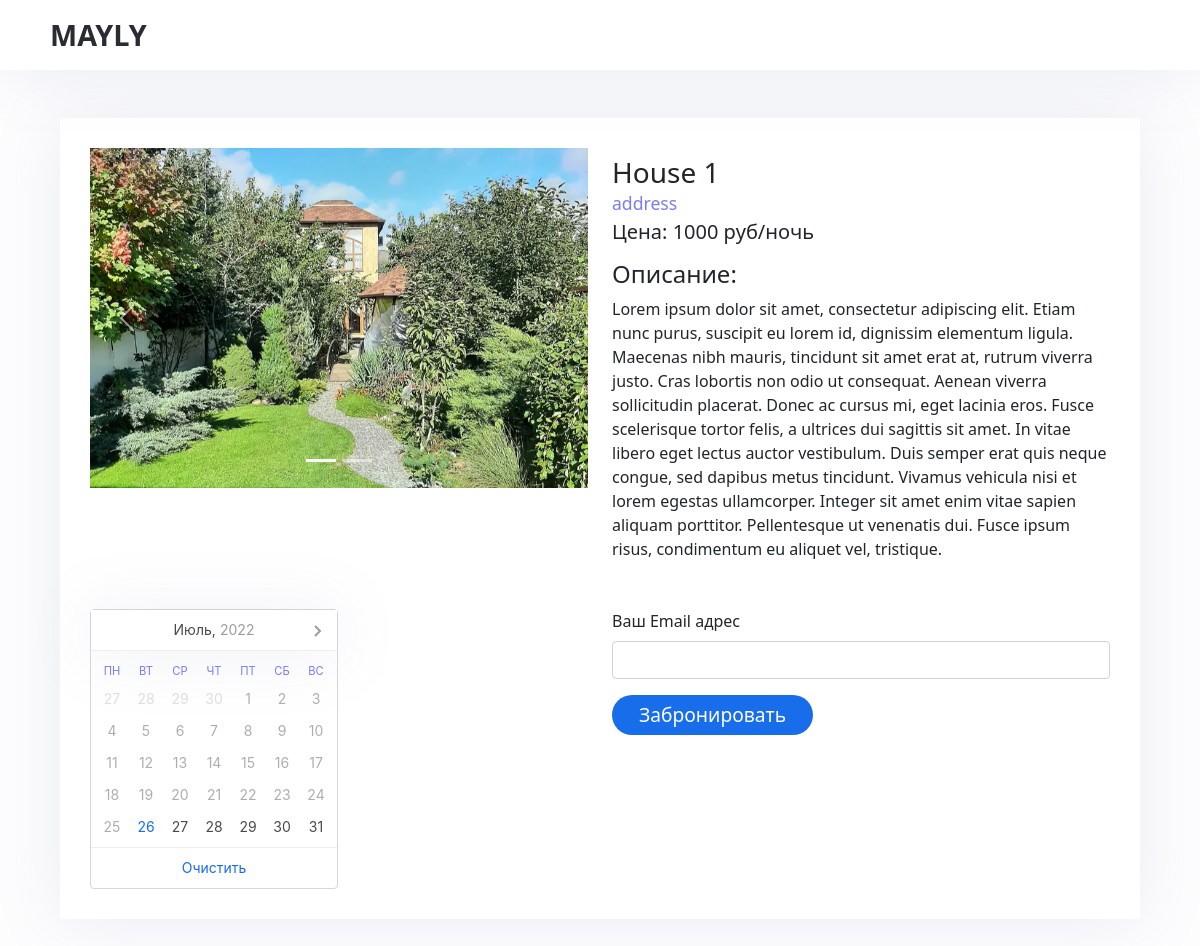
Screenshot of /advertisement/2/ (signed in) with the database file from the repository.
### main_app/models.py (models this page shows, shortened)
class Gallery(models.Model):
    image = models.ImageField(upload_to='gallery')
    apartment = models.ForeignKey(Apartment, on_delete=models.CASCADE, related_name='images')

class Apartment(models.Model):
    TYPE_CHOICES = (
        ('Flat', 'Квартира/Дом'),
        ('Hotel', 'Отель'),
        ('Room_in_hotel', 'Номер'),
        ('Room', 'Комната'),
    )
    type = models.CharField("Тип", choices=TYPE_CHOICES, default='', max_length=50)
    name = models.CharField("Название", default='', null=True, blank=True, max_length=250)
    description = models.TextField("Описание", default='', blank=True)
    is_full = models.BooleanField("Заполненно?", default=False)
    hotel_id = models.CharField("hotel_id", default='', blank=True, max_length=50)
    address = models.TextField("Адрес", default='', blank=True)
    cost = models.IntegerField('Цена', default=1)
    owner_email = models.EmailField('Email хозяина', default='', blank=True)
    are_we_intermediary = models.BooleanField("Мы посредник?", default=False)
    owner_contacts = models.TextField('Контакты хозяина', default='', blank=True)

### main_app/views.py (the view)
# urls.py: path('advertisement/<int:pk>/', views.advertisement_page),
def advertisement_page(request, pk):
    res_data = {'pk': pk, 'apartment': Apartment.objects.get(id=int(pk))}
    d = datetime.date.today()
    if res_data['apartment'].type == 'Hotel':
        res_data['rooms'] = Apartment.objects.filter(hotel_id=pk).filter(is_full=False)
    else:
        booked_days = []
        for j in Reservation.objects.filter(apartment=res_data['apartment']):
            booked_days += get_booked_days(j.start_date, j.end_date)
        res_data['booked_days'] = booked_days
    return render(request, 'main_app/advertisement_page.html', res_data)

### main_app/utilits.py (called while the page is built)
def get_booked_days(sdate, edate):
    sd = datetime.datetime.strptime(str(sdate), "%Y-%m-%d")
    ed = datetime.datetime.strptime(str(edate), "%Y-%m-%d")
    m = []
    ind = 1
    for x in range((ed - sd).days + 1):
        m.append({'date': (sd + datetime.timedelta(days=x)).strftime("%d/%m/%Y"), 'id': ind})
        ind += 1
    return m

### templates/main_app/advertisement_page.html (shortened to what this page needs)
{% extends 'base.html' %}
{% load static %}
{% load custom_filters %}
{% block links %}
    <link rel="stylesheet" href="{% static 'css/main_app/advertisement_page.css' %}">
    <link rel="stylesheet" href="{% static 'css/air-datepicker.css' %}">
{% endblock links %}
{% block content %}
    <div class="container warp">
        <div class="box mt-5 mb-5">
            <div class="row mb-5">
                <div class="col-12 col-lg-6 mb-3 mb-lg-0">
                    <div id="carouselExampleIndicators" class="carousel slide" data-bs-ride="true">
                      <div class="carousel-indicators">
                          {% for img in apartment.images.all %}
                            <button type="button" data-bs-target="#carouselExampleIndicators" data-bs-slide-to='{{forloop.counter0}}' {% if img == apartment.images.all|first %} class="active" {% endif %} aria-current="true" aria-label='Slide {{forloop.counter0|add:"1"}}'></button>
                          {% endfor %}
                      </div>
                      <div class="carousel-inner">
                          {% for img in apartment.images.all %}
                              <div class="carousel-item {% if img == apartment.images.all|first %} active {% endif %}">
                                  <img src="{{ img.image.url }}" class="d-block w-100" alt="...">
                              </div>
                          {% endfor %}
                      </div>
                      <button class="carousel-control-prev" type="button" data-bs-target="#carouselExampleIndicators" data-bs-slide="prev">
                        <span class="carousel-control-prev-icon" aria-hidden="true"></span>
                      </button>
                      <button class="carousel-control-next" type="button" data-bs-target="#carouselExampleIndicators" data-bs-slide="next">
                        <span class="carousel-control-next-icon" aria-hidden="true"></span>
                      </button>
                    </div>
                </div>
                <div class="col-12 col-lg-6">
                    <h3 class="title mt-2">{{ apartment.name }}</h3>
                    {% if apartment.type == 'Room_in_hotel' %}
                        <div class="address mb-1"><a href="/advertisement/{{apartment.hotel_id}}">{{ apartment.address }}</a></div>
                    {% elif apartment.type == 'Hotel' %}
                        <div class="address mb-3">{{ apartment.address }}</div>
                    {% else %}
                        <div class="address mb-1">{{ apartment.address }}</div>
                    {% endif %}
                    {% if apartment.type != 'Hotel' %}
                        <div class="cost mb-3"><h5>Цена: {{ apartment.cost }} руб/ночь</h5></div>
                    {% endif %}
                    <div class="description">
                        <h4 class="mb-2">Описание:</h4>
                        {{ apartment.description|safe }}
                    </div>
                </div>
            </div>
            {% if apartment.type == 'Hotel' %}
                <div class="mb-3">
                    {% if rooms|length != 0 %}
                        <h3 class="text-center mb-5">Номера:</h3>
                    {% endif %}
                    {% for room in rooms %}
                        <a href="/advertisement/{{room.id}}">
                            <div class="box mb-5 room_in_hotel">
                                <div class="row">
                                    <div class="col-6"><h5>{{room.name}}</h5></div>
                                    <div class="col-6 text-end">Цена: {{room.cost}} руб/ночь</div>
                                </div>
                            </div>
                        </a>
                    {% empty %}
                        <h3 class="text-center">К сожалению в данный свободных номеров нет</h3>
                    {% endfor %}
                </div>
            {% else %}
                <div class="row">
                    <div id="calendar" class="col-12 col-md-6 mb-3 mb-md-0"></div>
                    <div class="col-12 col-md-6 mb-3 mb-md-0">
                        <form method="POST" name="book_form" action="/book/{{pk}}/"  onsubmit="return validate(this);">
                            <div class="mb-3">
                                <label for="exampleInputEmail1" class="form-label">Ваш Email адрес</label>
                                <input type="email" name="email" class="form-control" id="exampleInputEmail1" aria-describedby="emailHelp" required>
                            </div>
                            <button type="submit" class="btn-styled link-btn">Забронировать</button>
                        </form>
                    </div>
                </div>
            {% endif %}
        </div>
    </div>
{% endblock content %}

### static/css/main_app/advertisement_page.css (style rules this page uses)
html, body { position: relative; margin: 0; padding: 0; min-height: 100vh; background: #FDFDFE; }
h1, h2, h3, h4, h5 { padding: 0; margin: 0; }
.box { padding: 30px; border-radius: 3px; background-color: #ffffff; box-shadow: 0 2px 66px rgba(125, 143, 179, 0.15); }
.btn-styled { padding: 0.3em 1.4em; transition: box-shadow 0.1s; box-shadow: 0 0 0 3px transparent; font-weight: 500; user-select: none; font-size: 1.2em; border: 0; border-radius: 70px; display: inline-block; }
.btn-styled:not([disabled]) { cursor: pointer; }
.btn-styled.link-btn { background-color: #176DEA; color: #ffffff; }
.warp { padding: 0 30px !important; }
.carousel-item { min-height: 340px; max-height: 340px; }
.carousel-item img { object-fit: cover; min-height: 340px; max-height: 340px; }
.address { color: #7A7DF5; font-weight: 400; font-size: 1.1rem; }

### rows the page displays
Gallery: image (picture)
Apartment: name "House 1", address "address", cost "1000", description "Lorem ipsum dolor sit amet, consectetur adipiscing elit. Etiam nunc purus, suscipit eu lorem id, dignissim elementum ligula. Maecenas nibh mauris, tincidunt sit amet erat at, rutrum viverra justo. Cras lobortis non odio ut consequat. Aenean viverra sollicitudin placerat. Donec ac cursus mi, eget lacinia eros. Fusce scelerisque tortor felis, a ultrices dui sagittis sit amet. In vitae libero eget lectus auctor vestibulum. Duis semper erat quis neque congue, sed dapibus metus tincidunt. Vivamus vehicula nisi et lorem egestas ullamcorper. Integer sit amet enim vitae sapien aliquam porttitor. Pellentesque ut venenatis dui. Fusce ipsum risus, condimentum eu aliquet vel, tristique."
